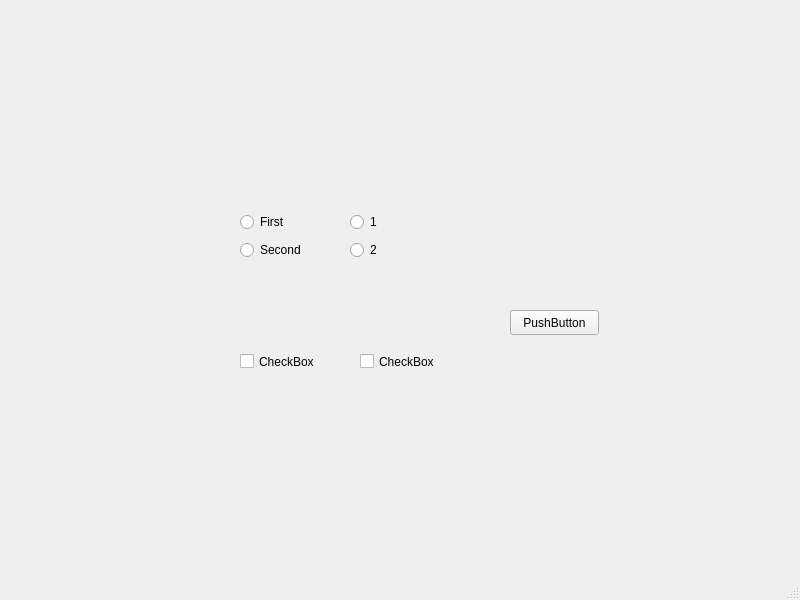
<?xml version="1.0" encoding="UTF-8"?>
<ui version="4.0">
 <class>MainWindow</class>
 <widget class="QMainWindow" name="MainWindow">
  <property name="geometry">
   <rect>
    <x>0</x>
    <y>0</y>
    <width>800</width>
    <height>600</height>
   </rect>
  </property>
  <property name="windowTitle">
   <string>MainWindow</string>
  </property>
  <widget class="QWidget" name="centralwidget">
   <widget class="QCheckBox" name="checkBox">
    <property name="geometry">
     <rect>
      <x>240</x>
      <y>350</y>
      <width>92</width>
      <height>23</height>
     </rect>
    </property>
    <property name="text">
     <string>CheckBox</string>
    </property>
   </widget>
   <widget class="QCheckBox" name="checkBox_2">
    <property name="geometry">
     <rect>
      <x>360</x>
      <y>350</y>
      <width>92</width>
      <height>23</height>
     </rect>
    </property>
    <property name="text">
     <string>CheckBox</string>
    </property>
   </widget>
   <widget class="QPushButton" name="pushButton">
    <property name="geometry">
     <rect>
      <x>510</x>
      <y>310</y>
      <width>89</width>
      <height>25</height>
     </rect>
    </property>
    <property name="text">
     <string>PushButton</string>
    </property>
   </widget>
   <widget class="QWidget" name="">
    <property name="geometry">
     <rect>
      <x>240</x>
      <y>210</y>
      <width>77</width>
      <height>54</height>
     </rect>
    </property>
    <layout class="QVBoxLayout" name="verticalLayout">
     <item>
      <widget class="QRadioButton" name="radioButton">
       <property name="text">
        <string>First</string>
       </property>
      </widget>
     </item>
     <item>
      <widget class="QRadioButton" name="radioButton_2">
       <property name="text">
        <string>Second</string>
       </property>
      </widget>
     </item>
    </layout>
   </widget>
   <widget class="QWidget" name="">
    <property name="geometry">
     <rect>
      <x>350</x>
      <y>210</y>
      <width>36</width>
      <height>54</height>
     </rect>
    </property>
    <layout class="QVBoxLayout" name="verticalLayout_2">
     <item>
      <widget class="QRadioButton" name="radioButton_3">
       <property name="text">
        <string>1</string>
       </property>
      </widget>
     </item>
     <item>
      <widget class="QRadioButton" name="radioButton_4">
       <property name="text">
        <string>2</string>
       </property>
      </widget>
     </item>
    </layout>
   </widget>
  </widget>
  <widget class="QMenuBar" name="menubar">
   <property name="geometry">
    <rect>
     <x>0</x>
     <y>0</y>
     <width>800</width>
     <height>22</height>
    </rect>
   </property>
  </widget>
  <widget class="QStatusBar" name="statusbar"/>
 </widget>
 <resources/>
 <connections/>
</ui>
